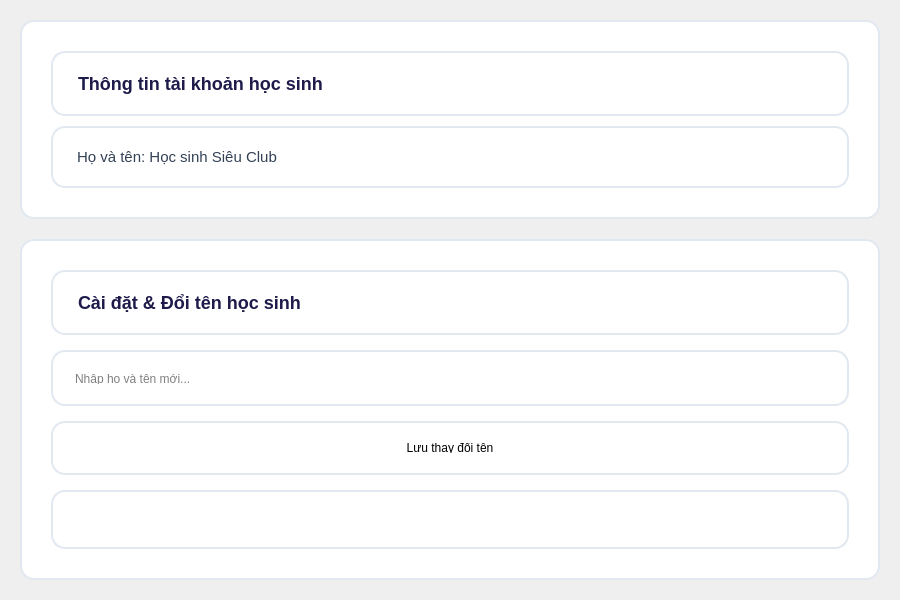
<?xml version="1.0" encoding="UTF-8"?>
<ui version="4.0">
 <class>ManHinhCaiDatUI</class>
 <widget class="QWidget" name="ManHinhCaiDatUI">
  <property name="geometry">
   <rect>
    <x>0</x>
    <y>0</y>
    <width>900</width>
    <height>600</height>
   </rect>
  </property>
  <layout class="QVBoxLayout" name="verticalLayoutMain">
   <property name="spacing">
    <number>20</number>
   </property>
   <property name="leftMargin">
    <number>20</number>
   </property>
   <property name="topMargin">
    <number>20</number>
   </property>
   <property name="rightMargin">
    <number>20</number>
   </property>
   <property name="bottomMargin">
    <number>20</number>
   </property>
   <item>
    <widget class="QFrame" name="cardThongTin">
     <property name="styleSheet">
      <string notr="true">background-color: #FFFFFF; border-radius: 14px; border: 2px solid #E2E8F0; padding: 20px;</string>
     </property>
     <layout class="QVBoxLayout" name="verticalLayoutCard1">
      <property name="spacing">
       <number>10</number>
      </property>
      <item>
       <widget class="QLabel" name="lblTieuDeCard1">
        <property name="text">
         <string>Thông tin tài khoản học sinh</string>
        </property>
        <property name="styleSheet">
         <string notr="true">font-size: 18px; font-weight: bold; color: #1E1B4B;</string>
        </property>
       </widget>
      </item>
      <item>
       <widget class="QLabel" name="lblTenHienTai">
        <property name="text">
         <string>Họ và tên: Học sinh Siêu Club</string>
        </property>
        <property name="styleSheet">
         <string notr="true">font-size: 15px; color: #334155;</string>
        </property>
       </widget>
      </item>
     </layout>
    </widget>
   </item>
   <item>
    <widget class="QFrame" name="cardDoiTen">
     <property name="styleSheet">
      <string notr="true">background-color: #FFFFFF; border-radius: 14px; border: 2px solid #E2E8F0; padding: 20px;</string>
     </property>
     <layout class="QVBoxLayout" name="verticalLayoutCard2">
      <property name="spacing">
       <number>15</number>
      </property>
      <item>
       <widget class="QLabel" name="lblTieuDeCard2">
        <property name="text">
         <string>Cài đặt &amp; Đổi tên học sinh</string>
        </property>
        <property name="styleSheet">
         <string notr="true">font-size: 18px; font-weight: bold; color: #1E1B4B;</string>
        </property>
       </widget>
      </item>
      <item>
       <widget class="QLineEdit" name="txtTenMoi">
        <property name="placeholderText">
         <string>Nhập họ và tên mới...</string>
        </property>
        <property name="minimumSize">
         <size>
          <width>0</width>
          <height>42</height>
         </size>
        </property>
       </widget>
      </item>
      <item>
       <widget class="QPushButton" name="btnLuuTen">
        <property name="text">
         <string>Lưu thay đổi tên</string>
        </property>
        <property name="minimumSize">
         <size>
          <width>0</width>
          <height>42</height>
         </size>
        </property>
       </widget>
      </item>
      <item>
       <widget class="QLabel" name="lblThongBao">
        <property name="text">
         <string/>
        </property>
        <property name="styleSheet">
         <string notr="true">font-weight: bold; font-size: 13px;</string>
        </property>
       </widget>
      </item>
     </layout>
    </widget>
   </item>
  </layout>
 </widget>
 <resources/>
 <connections/>
</ui>
